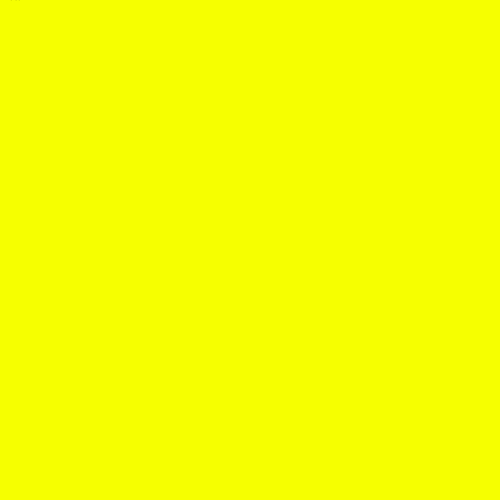
Frame 1 (no input)
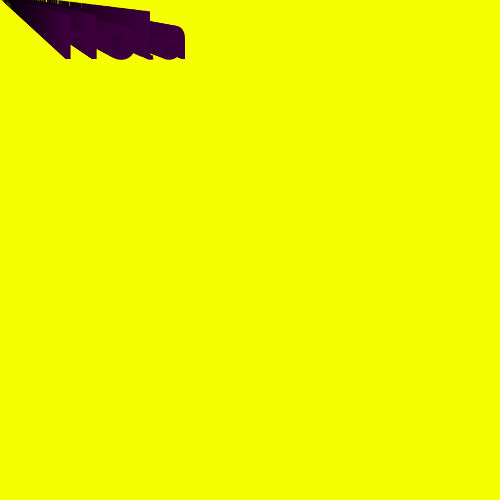
Frame 60 (the mouse pressed at the canvas centre just before this capture)
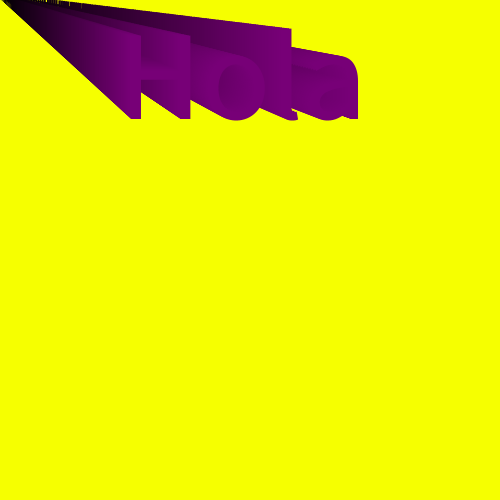
Frame 120 (the mouse held since frame 60 and released just before this capture)

The Processing sketch that drew these frames (run headless with seeded random() and noise(); from frame 60 on, the mouse is pressed at the canvas centre):

// Processing sketch: ejercicio_27_p_gina_133
// ── ejercicio_27_p_gina_133.pde
float x=0;
float y=0;
float i=0;
void setup(){
  size(500,500);
  background(246,255,0);
  fill(0);}
  
  void draw(){
  if(y<=500){
    text("Hola",x,y);
    x=x+1;
    y=y+1;
    i++;
    textSize(8+i);
    fill(i,0,i);
  }
  }
